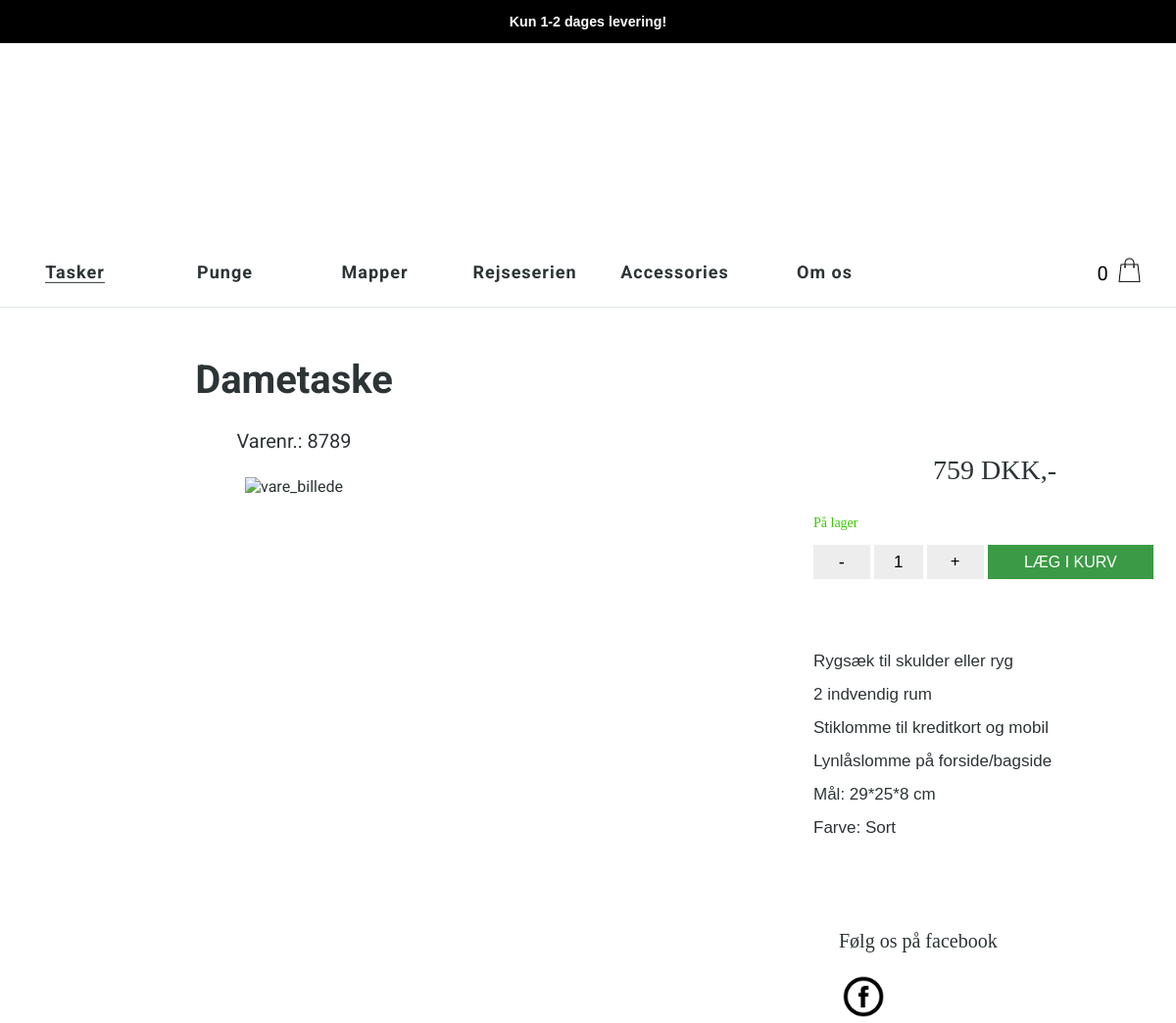
The app's page /tasker/dametasker/8789 (upper part), older data.
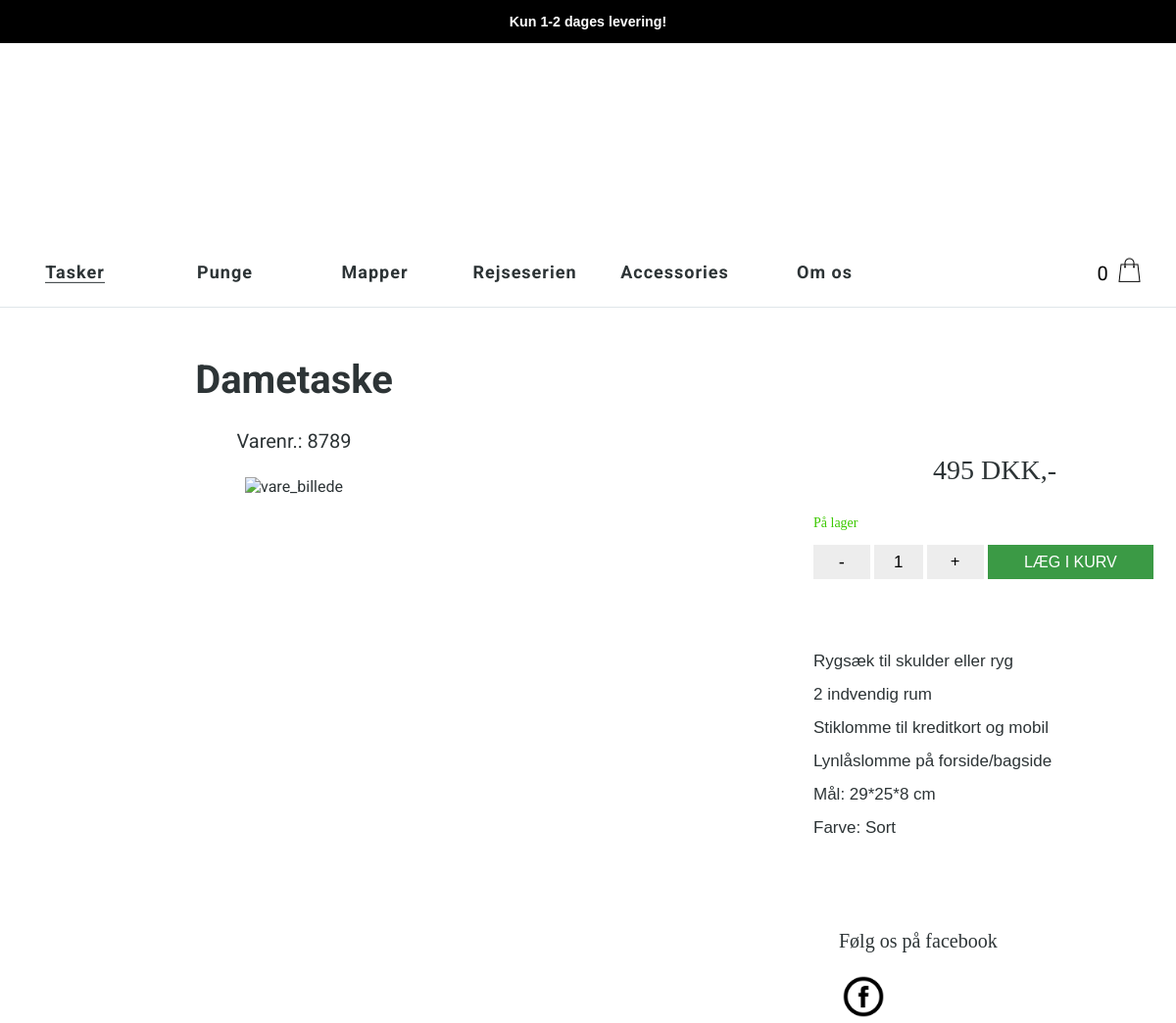
The same page, newer data.
### tables this page shows
CREATE TABLE "varer" (
	`varer_image_path`	text,
	`vare_beskrivelse`	text,
	`varer_cost`	text,
	`ID`	text,
	`Billeder`	text,
	`type`	text,
	`vare_nummer`	TEXT,
	`mål`	TEXT,
	`farve`	TEXT,
	`alternativer`	TEXT
);

### gellettleather.py (the view)
@app.route('/<varetype>/<varetype_1>/<varenummer>', methods=['GET'])
@app.route('/<varetype_1>', defaults={'varetype': '', 'varenummer': ''})
def vare_spec(varetype, varetype_1, varenummer):
    titel = varetype_1.capitalize() +" "+varenummer
    if varetype_1 == "tilbehoer":
        varenavn = "Accessory"
        vare_id = "Varenr.: " + varenummer
        image_url = "/static/images/varer/" + varetype + "/" + varetype_1 + "/" + varenummer + ".png"
    else:
        varenavn = varetype_1.capitalize()[:-1]
        vare_id = "Varenr.: " + varenummer
        image_url = "/static/images/varer/" + varetype + "/" + varetype_1 + "/" + varenummer + ".png"
    c2.execute('SELECT * FROM varer WHERE varer_image_path = "%s"' % image_url)
    x = c2.fetchone()
    alternativer = x[9]
    alternativer_list = alternativer.split("-")
    pris = x[2]
    vare_beskrivelse_1 = x[1].replace(".", "")
    vare_beskrivelse = vare_beskrivelse_1.split("-")
    cm = x[7]
    farve = x[8]
    return render_template("vare_spec.html", pris=pris, titel=titel, varetype=varetype, varetype_1=varetype_1,
                           varenavn=varenavn, varenummer=varenummer, image_url=image_url, vare_id=vare_id,
                           vare_beskrivelse=vare_beskrivelse, cm=cm, farve=farve, alternativer_list=alternativer_list)

### templates/vare_spec.html (shortened to what this page needs)
<!DOCTYPE html>
<html lang="en">
<head>
    <link rel="stylesheet" type="text/css" href="/static/css/colums.css">
    <link rel="stylesheet" type="text/css" href="/static/css/vare_spec.css?v=3.06">
</head>
<body id="body">
    {% include 'header.html' %}
    {% include 'nav.html' %}
        <div id="content">
            <div id="container">
                <div class="row">
                    <div class="pic_container col-6 col-m-6 col-s-12">
                        <div class="name_container">
                            <div class="name" id="{{ varenavn }} - {{ vare_id }}">
                                <h1> {{ varenavn }}</h1>
                                <p id="vare_id"> {{ vare_id }} </p>
                            </div>
                        </div>
                        <img id="main_pic" src="{{ image_url }}" alt="vare_billede">
                    </div>
                    <div class="image_container col-6 col-m-6 col-s-12">
                        <div class="image_1">
                        </div>
                        <div class="image_2">
                        </div>
                    </div>
                    <div class="text_container col-6 col-m-6 col-s-12">
                        <div class="pris_container">
                            <div class="pris" id="{{ pris }} DKK.-">
                                {{ pris }} DKK,-
                            </div>
                        </div>
                        <div class="status_container">
                            <div class="status">
                                <p>På lager</p>
                            </div>
                        </div>
                        <div class="buy_container col-12">
                            <div class="minus_container col-2 col-m-2 col-s-2">
                                <div class="minus">
                                    <p>-</p>
                                </div>
                            </div>
                            <div class="antal_container col-2 col-m-2 col-s-2">
                                <input id="antal" name="antal" type="text" value="1">
                            </div>
                            <div class="plus_container col-2 col-m-2 col-s-2">
                                <div class="plus">
                                    <p>+</p>
                                </div>
                            </div>
                            <div class="buy_btn_container col-6 col-m-6 col-s-6">
                                <div class="buy_btn">
                                    <p>LÆG I KURV</p>
                                </div>
                            </div>
                        </div>
                        <div class="text col-12">
                            <ul>
                                {% for line in vare_beskrivelse %}
                                    <li> {{ line }} </li>
                                {% endfor %}
                                <li>Mål: {{ cm }} cm</li>
                                <li>Farve: {{ farve }}</li>
                            </ul>
                        </div>
                        <div class="follow_container col-12">
                            <div class="follow_text">
                                <p>Følg os på facebook</p>
                            </div>
                            <div class="follow_img_container">
                                <div id="facebook_img"></div>
                            </div>
                        </div>
                    </div>
                </div>
            </div>
        </div>
    {% include 'footer.html' %}
</body>
</html>

Row changes from the older to the newer data that the page shows:
changed varer "Dametaske": varer_cost "759" → "495"
